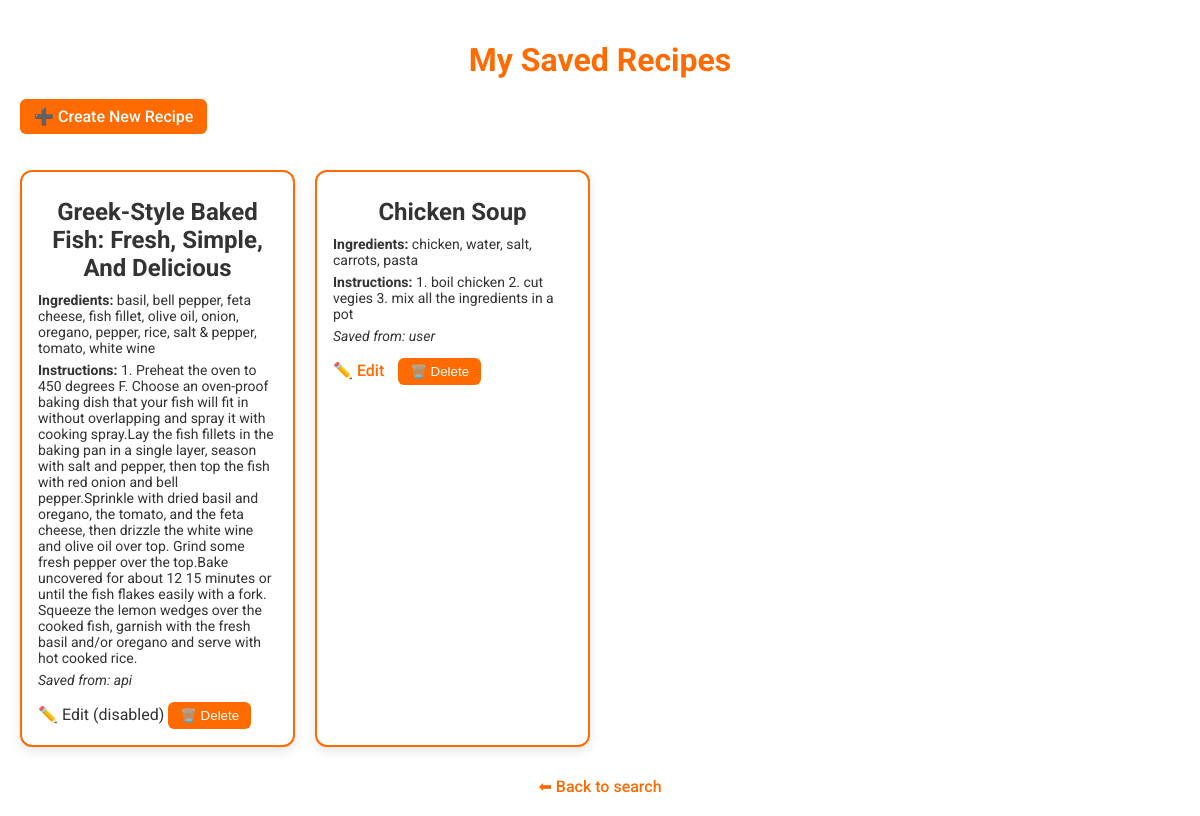
The page /my_recipes on the database as committed earlier.
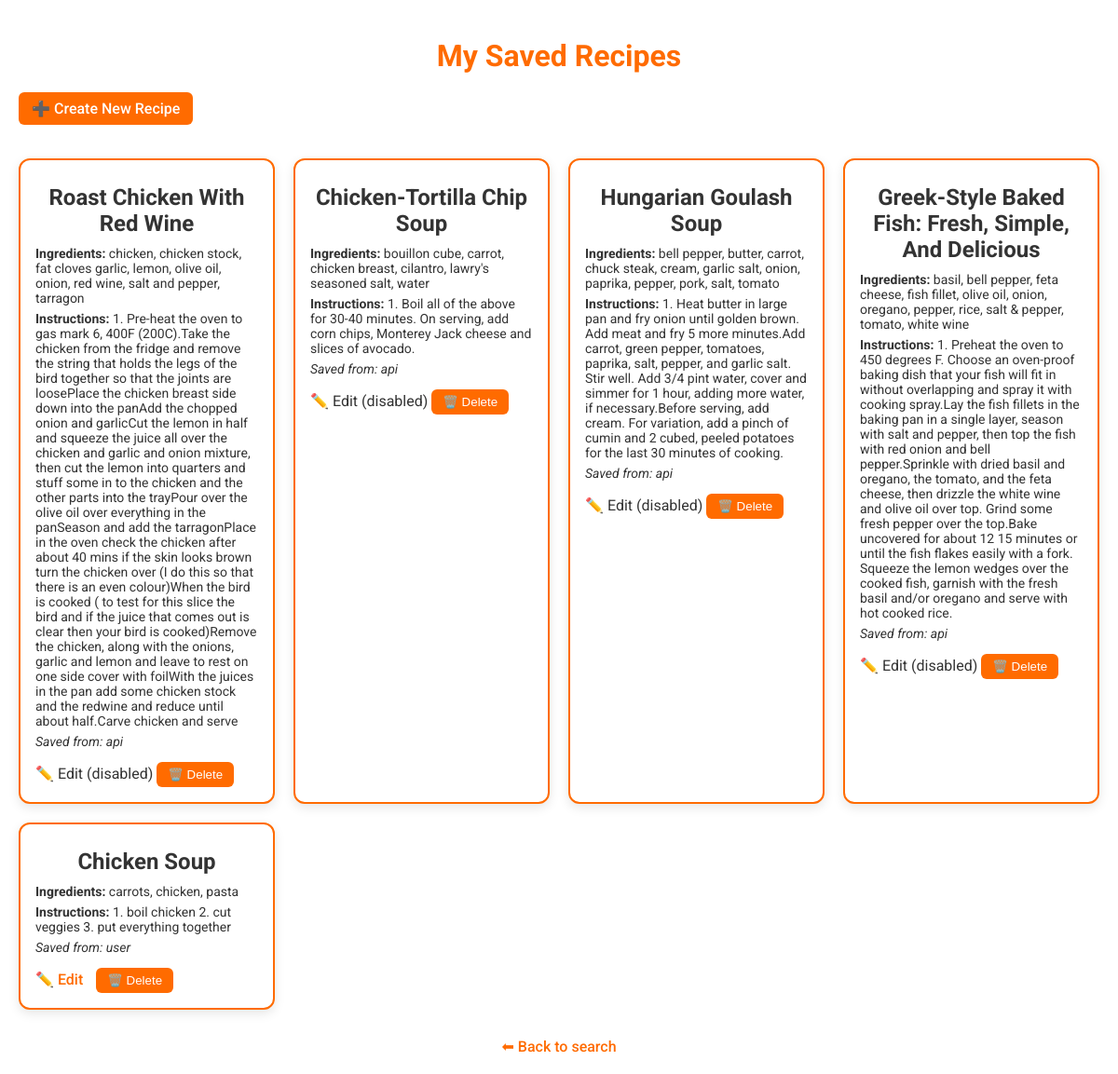
The same page on the database as committed later.
### tables this page shows
CREATE TABLE my_recipes (
    id INTEGER PRIMARY KEY AUTOINCREMENT,
    name TEXT NOT NULL,
    ingredients TEXT NOT NULL,
    instructions TEXT NOT NULL
, source TEXT DEFAULT 'user', api_id INTEGER);

### app/routes.py (the view)
@bp.route('/my_recipes')
def my_recipes():
    recipes = RecipeStorage.get_user_recipes()
    return render_template("my_recipes.html", recipes=recipes)

### app/db_utils.py (called while the page is built)
def _get_connection():
    conn = sqlite3.connect(current_app.config.get("DATABASE_PATH", "recipes.db"))
    conn.row_factory = sqlite3.Row
    return conn

@contextmanager
def db_connection():
    conn = _get_connection()
    try:
        yield conn
    finally:
        conn.close()

### app/storage.py (called while the page is built)
def _row_to_recipe(row: sqlite3.Row) -> Dict[str, Any]:
    ingredients_text = row["ingredients"] or ""
    ingredients = [i.strip() for i in ingredients_text.split(",")] if ingredients_text else []
    source = row["source"] if "source" in row.keys() else "user"
    api_id = row["api_id"] if "api_id" in row.keys() else None
    return {
        "id": row["id"],
        "name": row["name"],
        "ingredients": ingredients,
        "instructions": row["instructions"] or "",
        "source": source,
        "api_id": api_id,
        "editable": True if source == "user" else False
    }

    @staticmethod
    def get_user_recipes() -> List[Dict[str, Any]]:
        with db_connection() as conn:
            c = conn.cursor()
            c.execute("SELECT id, name, ingredients, instructions, source, api_id FROM my_recipes ORDER BY id DESC")
            return [_row_to_recipe(r) for r in c.fetchall()]

### app/templates/my_recipes.html (shortened to what this page needs)
<!DOCTYPE html>
<html lang="en">
<head>
</head>
<body>
    <h1>My Saved Recipes</h1>
    <a class="create-new" href="{{ url_for('main.new_recipe') }}">➕ Create New Recipe</a>
    {% if recipes %}
        <ul>
        {% for recipe in recipes %}
            <li>
                <h2>{{ recipe.name }}</h2>
                <p><strong>Ingredients:</strong> {{ recipe.ingredients | join(', ') }}</p>
                <p><strong>Instructions:</strong> {{ recipe.instructions }}</p>
                <p><em>Saved from: {{ recipe.source }}</em></p>
                {% if recipe.source == 'user' %}
                    <a class="edit-link" href="{{ url_for('main.edit_recipe', recipe_id=recipe.id) }}">✏️ Edit</a>
                {% else %}
                    <span class="disabled-edit" title="API-sourced recipes cannot be edited">✏️ Edit (disabled)</span>
                {% endif %}
                <form action="{{ url_for('main.delete_recipe', recipe_id=recipe.id) }}" method="post" style="display:inline;">
                    <button type="submit" onclick="return confirm('Are you sure you want to delete this recipe?');">🗑️ Delete</button>
                </form>
            </li>
        {% endfor %}
        </ul>
    {% else %}
        <p class="no-recipes">You haven't saved any recipes yet.</p>
    {% endif %}
    <a class="bottom-link" href="/">⬅ Back to search</a>
</body>
</html>

### app/templates/my_recipes.html (style rules this page uses)
body { font-family: 'Roboto', sans-serif; background-color: #ffffff; color: #333333; margin: 0; padding: 20px; }
h1 { color: #FF6B00; text-align: center; margin-bottom: 20px; }
a.create-new { display: inline-block; margin-bottom: 20px; color: #ffffff; background-color: #FF6B00; padding: 8px 14px; border-radius: 6px; text-decoration: none; font-weight: 500; transition: background 0.2s, transform 0.2s; }
ul { list-style-type: none; padding: 0; display: grid; grid-template-columns: repeat(auto-fill, minmax(250px, 1fr)); gap: 20px; }
li { background-color: #ffffff; border: 2px solid #FF6B00; border-radius: 12px; padding: 16px; box-shadow: 0 4px 12px rgba(0,0,0,0.1); transition: transform 0.2s, box-shadow 0.2s; }
li h2 { color: #333333; margin: 10px 0; text-align: center; }
li p { margin: 6px 0; font-size: 14px; }
li form button { background-color: #FF6B00; color: #ffffff; border: none; border-radius: 6px; padding: 6px 12px; cursor: pointer; font-weight: 500; transition: background 0.2s, transform 0.2s; margin-top: 8px; }
a.edit-link { color: #FF6B00; text-decoration: none; margin-right: 10px; font-weight: 500; transition: color 0.2s, transform 0.2s; }
.bottom-link { display: block; text-align: center; margin-top: 30px; color: #FF6B00; text-decoration: none; font-weight: 500; transition: color 0.2s; }

Rows that differ between the two databases and show on the page:
added my_recipes: name "Roast Chicken With Red Wine", ingredients "chicken, chicken stock, fat cloves garlic, lemon, olive oil, onion, red wine, salt and pepper, tarragon", instructions "1. Pre-heat the oven to gas mark 6, 400F (200C).Take the chicken from the fridge and remove the string that holds the legs of the bird together so that the joints are loosePlace the chicken breast side down into the panAdd the chopped onion and garlicCut the lemon in half and squeeze the juice all over the chicken and garlic and onion mixture, then cut the lemon into quarters and stuff some in to the chicken and the other parts into the trayPour over the olive oil over everything in the panSeason and add the tarragonPlace in the oven check the chicken after about 40 mins if the skin looks brown turn the chicken over (I do this so that there is an even colour)When the bird is cooked ( to…", source "api", shows "✏️ Edit (disabled)"
added my_recipes: name "Chicken-Tortilla Chip Soup", ingredients "bouillon cube, carrot, chicken breast, cilantro, lawry's seasoned salt, water", instructions "1. Boil all of the above for 30-40 minutes. On serving, add corn chips, Monterey Jack cheese and slices of avocado.", source "api", shows "✏️ Edit (disabled)"
added my_recipes: name "Hungarian Goulash Soup", ingredients "bell pepper, butter, carrot, chuck steak, cream, garlic salt, onion, paprika, pepper, pork, salt, tomato", instructions "1. Heat butter in large pan and fry onion until golden brown. Add meat and fry 5 more minutes.Add carrot, green pepper, tomatoes, paprika, salt, pepper, and garlic salt. Stir well. Add 3/4 pint water, cover and simmer for 1 hour, adding more water, if necessary.Before serving, add cream. For variation, add a pinch of cumin and 2 cubed, peeled potatoes for the last 30 minutes of cooking.", source "api", shows "✏️ Edit (disabled)"
changed my_recipes "Chicken Soup": ingredients "chicken, water, salt, carrots, pasta" → "carrots, chicken, pasta"; instructions "1. boil chicken 2. cut vegies 3. mix all the ingredients in a pot" → "1. boil chicken 2. cut veggies 3. put everything together"
